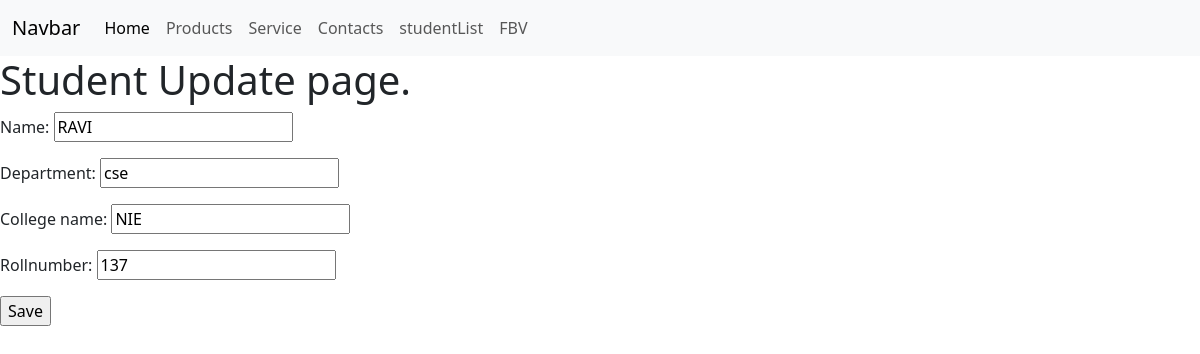
Screenshot of /4/update with the database file from the repository.
### CSE/models.py (models this page shows, shortened)
class Student(models.Model):
    name = models.CharField(max_length=50)
    department = models.CharField(max_length=30)
    college_name = models.CharField(max_length=30)
    rollnumber = models.IntegerField()

### CSE/views.py (the view)
# urls.py: path('<pk>/update', StudentUpdate.as_view(), name = 'update'),
class StudentUpdate(UpdateView):
    model =Student
    fields = '__all__'
    template_name = 'CBV/update.html'
    success_url = '/'

### templates/CBV/update.html (shortened to what this page needs)
{% extends 'basic.html' %}
{% block content %}
<h1>Student Update page.</h1>
<form method="post">
    {{ form.as_p }}
    <input type="submit" class = "button" value="Save">
</form>
{% endblock %}

### rows the page displays
Student: name "RAVI", department "cse", college_name "NIE", rollnumber "137"
